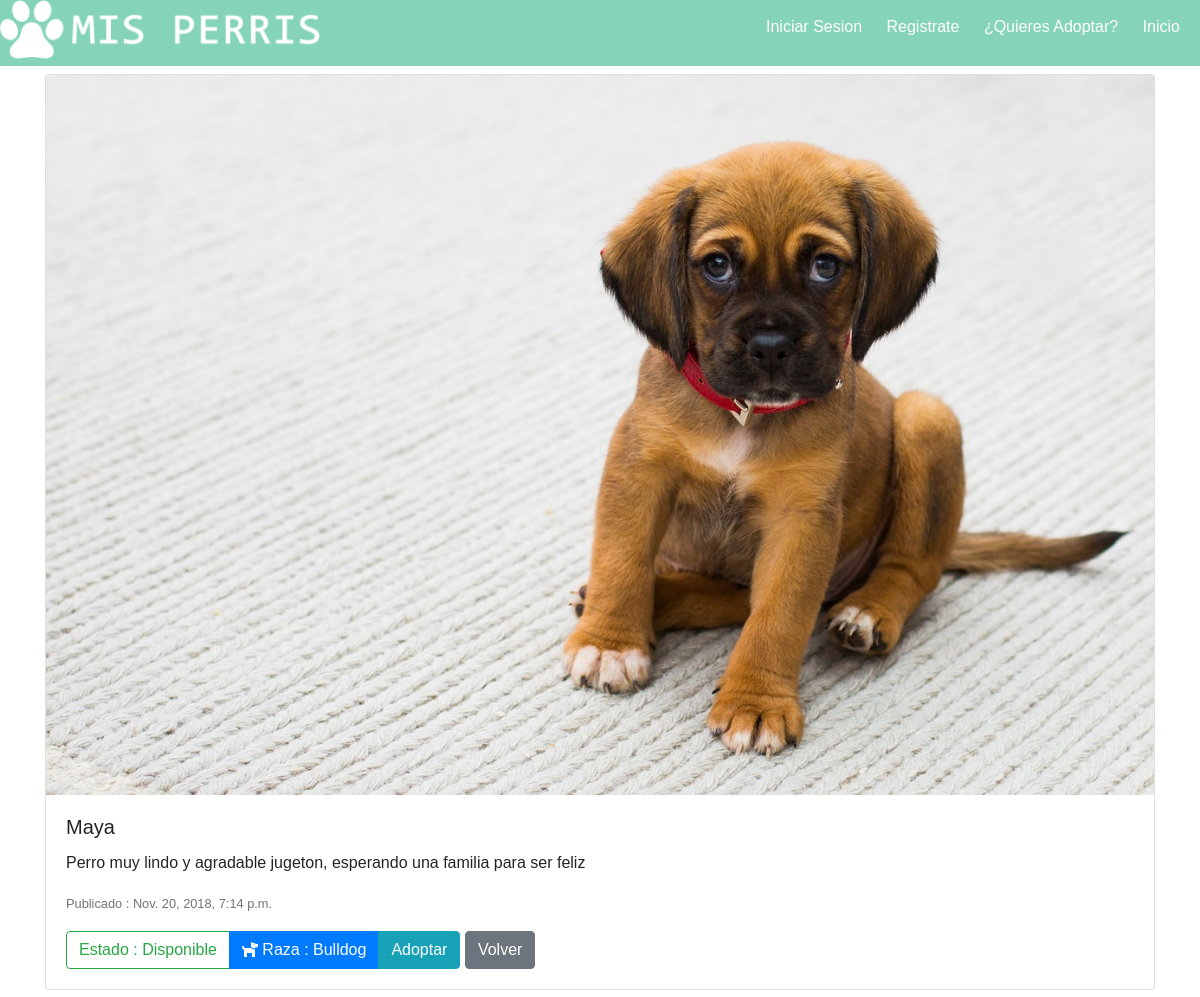
Before: /perro/42/ with the older database file.
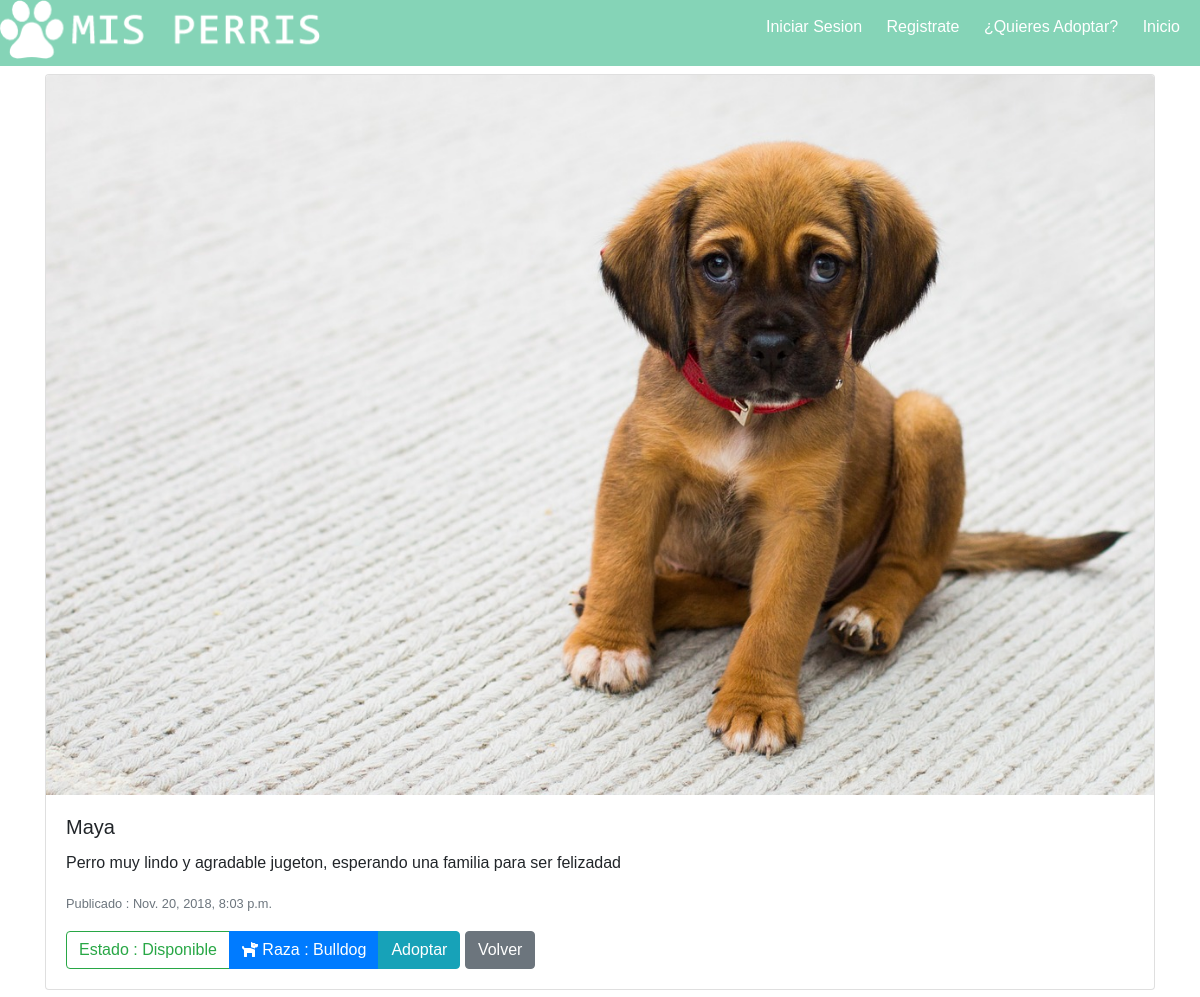
After: the same page with the newer database file.
### perris/models.py (models this page shows, shortened)
class Perros_Rescatados(models.Model):
    author = models.ForeignKey('auth.User', on_delete=models.CASCADE)
    estado= models.CharField(max_length=30, choices=ESTADOS, default='')
    fotografia_perro=models.FileField(blank=True, null=True)
    nombre_perro = models.CharField(max_length=200)
    raza_predominante = models.CharField(max_length=200)
    descripcion=models.TextField()
    published_date = models.DateTimeField(blank=True, null=True)
    class Meta:
        permissions = (
            ('adoptantes', _('Adoptantes')),
        )

### perris/views.py (the view)
# urls.py: url(r'^perro/(?P<pk>[0-9]+)/$', views.detallesperro,name='detail_post_perro'),
def detallesperro(request, pk):
    perros = get_object_or_404(Perros_Rescatados, pk=pk)
    return render(request, 'perris/detallesperro.html', {'perro': perros})

### perris/templates/perris/detallesperro.html (shortened to what this page needs)
{% load staticfiles %}
<!DOCTYPE html>
<html lang="en">
<head>
        <link href="https://use.fontawesome.com/releases/v5.0.7/css/all.css" rel="stylesheet">
    <link rel="stylesheet" href="{% static 'css/perris.css' %}">
    <link rel="stylesheet" href="{% static 'Fuentes/style.css' %}">
<link rel="stylesheet" href="https://stackpath.bootstrapcdn.com/bootstrap/4.1.3/css/bootstrap.min.css">
<link rel="stylesheet" type="text/css" href="{% static 'fonts/style.css' %}">
<link rel="stylesheet" href="https://cdnjs.cloudflare.com/ajax/libs/animate.css/3.7.0/animate.min.css">
<link href="//cdn.bootcss.com/bootstrap-datetimepicker/4.17.44/css/bootstrap-datetimepicker.min.css" rel="stylesheet">
<link rel="stylesheet" href="https://use.fontawesome.com/releases/v5.4.1/css/all.css"></head>
</head>
 <div class="contenido-cabecera">
                <div class="cabecera-logo">
                    <img src="{% static 'img/logo.png' %}" alt="logo">
                </div>
                <div class="cabecera-lista">
                    <ul class="lista">
                         {% if user.is_authenticated %}
                        <li><a href="{% url 'logout' %}">Cerrar Sesion ({{user.username}}) </a> </li>
                        {% else %}
                        <li><a href="{% url 'login' %}">Iniciar Sesion</a> </li>
                        <li><a href="{% url 'registrar' %}">Registrate</a> </li>
                        {% endif %}
                        <li><a href="{% url 'perros_disponibles' %}">¿Quieres Adoptar?</a> </li>
                        <li><a href="http://localhost:8000/">Inicio</a> </li>
                    </ul>
                </div>
            </div>
    <div class="container">
            <div class="card mb-3">
			  {% if perro.fotografia_perro %}
               <img  src="{{perro.fotografia_perro.url}}" class="img-responsive card-img-top animated fadeIn" >
            {% endif %}
			  <div class="card-body">
			    <h5 class="card-title">{{ perro.nombre_perro }}</h5>
			    <p class="card-text">{{perro.descripcion}}</p>
			    <p class="card-text"><small class="text-muted">Publicado : {{perro.published_date }}</small></p>
			     <div class="animated fadeInRight">
			     	<div class="btn-group " role="group" aria-label="Basic example">
		              <button class="btn btn btn-outline-success ">Estado : {{perro.estado}}</button>
		              <button class="btn btn-primary" > <i class="fas fa-dog"></i> Raza : {{perro.raza_predominante}}</button>
		              <a class="btn btn btn-info" href="{% url 'login' %}">Adoptar</a>
          		  </div>
			    <a href="{% url 'perros_disponibles' %}" class="btn btn-secondary " >Volver</a>
			     </div>
			  </div>
			</div>
    </div>

Changed rows visible on the page:
changed Perros_Rescatados "Maya": descripcion "Perro muy lindo y agradable jugeton, esperando una familia para ser feliz" → "Perro muy lindo y agradable jugeton, esperando una familia para ser felizadad"; published_date "Nov. 20, 2018, 7:14 p.m." → "Nov. 20, 2018, 8:03 p.m."
